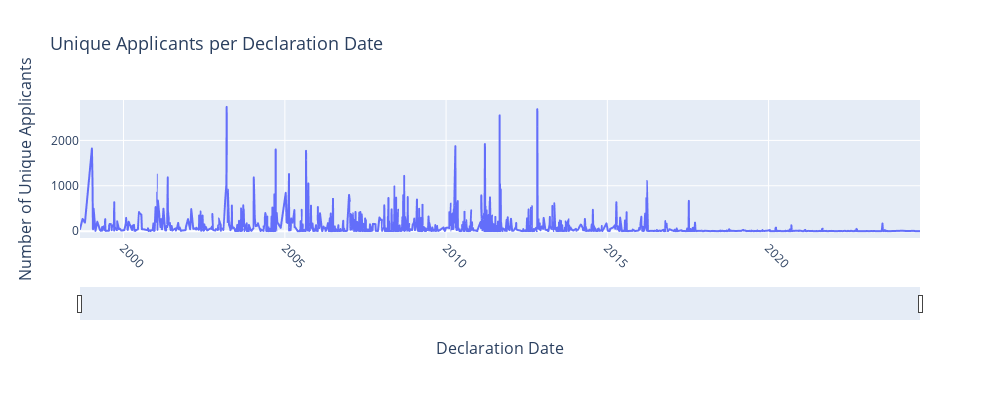

The code cell stored with this chart in its notebook:
### Markdown cell above
Declaration Date

The declarationDate represents the point at which a disaster is officially declared by FEMA, triggering federal involvement. This date is closely tied to the disaster event itself or its immediate aftermath. It marks when a state’s request for assistance is approved and when various forms of federal aid become authorized.

Date Obligated

The dateObligated represents the date on which FEMA formally committed federal funds to a specific Public Assistance project. This occurs after the disaster has been declared and after the project has been reviewed for eligibility, scope, and estimated cost. In many cases, the obligation date can be weeks or even months later than the declaration date.

### Code cell
# Unique Applicants per Declaration Date

df_applicants_ts = (
    df_clean
    .groupby("declarationDate", as_index=False)["applicantId"]
    .nunique()
    .sort_values("declarationDate")
)

fig = px.line(
    df_applicants_ts,
    x="declarationDate",
    y="applicantId",
    title="Unique Applicants per Declaration Date",
    labels={
        "declarationDate": "Declaration Date",
        "applicantId": "Number of Unique Applicants"
    }
)

fig.update_layout(
    width=1000,
    height=400,
    title=dict(font=dict(size=18)),
    xaxis=dict(
        title_font=dict(size=16),
        tickfont=dict(size=12)
    ),
    yaxis=dict(
        title_font=dict(size=16),
        tickfont=dict(size=12)
    )
)

fig.update_xaxes(
    tickangle=45,
    rangeslider_visible=True
)

fig.show()

### Figure 1 — Plotly figure (JSON) as saved in the notebook; plotly's stock layout.template omitted (floating-point values rounded to 4 significant figures; data arrays with more than 128 entries replaced by an {"elided": "..."} marker saying what was removed)
{"data": [{"hovertemplate": "Declaration Date=%{x}<br>Number of Unique Applicants=%{y}<extra></extra>", "legendgroup": "", "line": {"color": "#636efa", "dash": "solid"}, "marker": {"symbol": "circle"}, "mode": "lines", "name": "", "showlegend": false, "type": "scattergl", "x": {"elided": "1616 str values"}, "xaxis": "x", "y": {"elided": "1616 int values"}, "yaxis": "y"}], "layout": {"height": 400, "legend": {"tracegroupgap": 0}, "title": {"font": {"size": 18}, "text": "Unique Applicants per Declaration Date"}, "width": 1000, "xaxis": {"anchor": "y", "domain": [0, 1], "rangeslider": {"visible": true}, "tickangle": 45, "tickfont": {"size": 12}, "title": {"font": {"size": 16}, "text": "Declaration Date"}}, "yaxis": {"anchor": "x", "domain": [0, 1], "tickfont": {"size": 12}, "title": {"font": {"size": 16}, "text": "Number of Unique Applicants"}}}}
